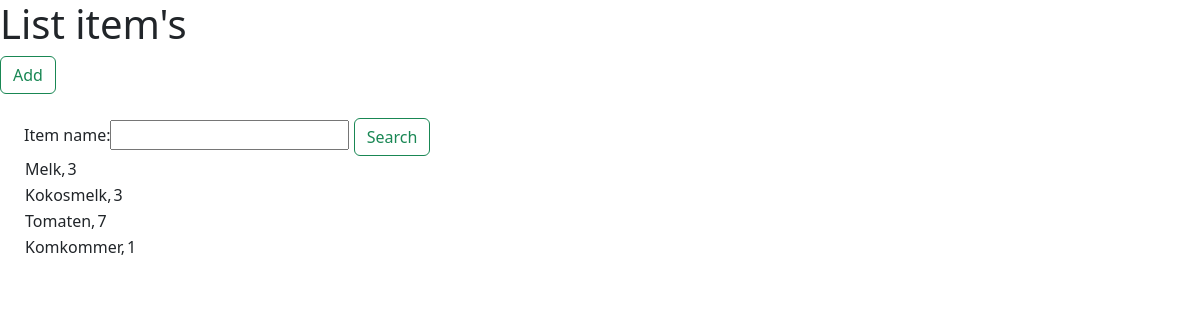
/list_items, run on an earlier commit of the app's database.
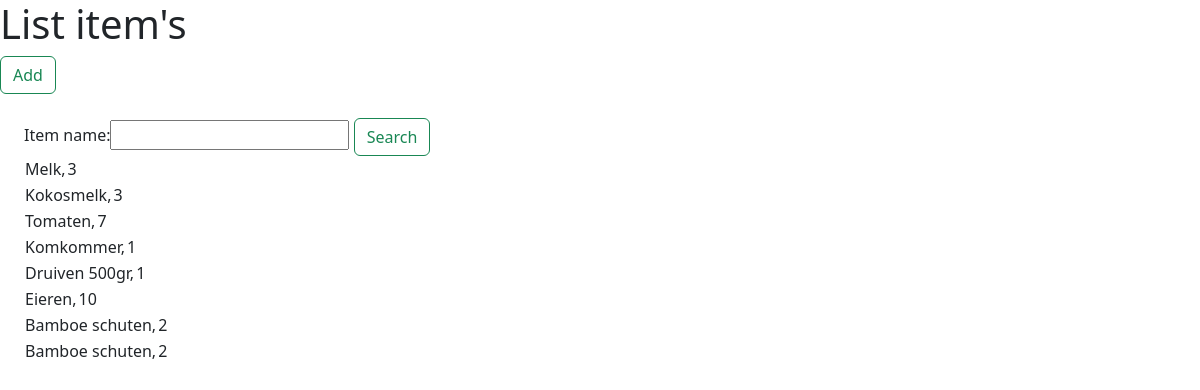
And on a later commit of the database.
### stockmgmgt/models.py (models this page shows)
class Stock(models.Model):
  category = models.CharField(max_length=50, blank=True, null=True)
  item_name = models.CharField(max_length=50, blank=True, null=True)
  quantity = models.IntegerField(default='0', blank=True, null=True)
  receive_quantity = models.IntegerField(default='0', blank=True, null=True)
  receive_by = models.CharField(max_length=50, blank=True, null=True)
  issue_quantity = models.IntegerField(default='0', blank=True, null=True)
  issue_by = models.CharField(max_length=50, blank=True, null=True)
  issue_to = models.CharField(max_length=50, blank=True, null=True)
  phone_number = models.CharField(max_length=50, blank=True, null=True)
  created_by = models.CharField(max_length=50, blank=True, null=True)
  reorder_level = models.IntegerField(default='0', blank=True, null=True)
  last_updated = models.DateTimeField(auto_now=False, auto_now_add=True)
  export_to_csv = models.BooleanField(default=False)

### stockmgmgt/views.py (the view)
# urls.py: path('list_items', views.list_items, name='list_items'),
def list_items (request):
  title = 'List of items'
  form = stockSearchForm(request.POST or None)
  queryset = Stock.objects.all()
  context = { "title": title,
              "queryset": queryset,
  }
  if request.method == 'POST':
      queryset = Stock.objects.filter(item_name__icontains=form['item_name'].value()
                    )
  context = {
  "form": form,
  "queryset": queryset,
  }
  return render(request, "list_items.html", context)

### stockmgmgt/forms.py
class stockSearchForm(forms.ModelForm):
  class Meta:
    model = Stock
    fields = ['item_name']

### stockmgmgt/templates/list_items.html (shortened to what this page needs)
{% load static %}
<!DOCTYPE html>
<html>
  <head>
<link href="https://cdn.jsdelivr.net/npm/bootstrap@5.2.1/dist/css/bootstrap.min.css" rel="stylesheet">
  </head>
<body>
<h1>List item's</h1>
  <button class="btn btn-outline-success my-2 my-sm-0" onclick="document.location='add_items'">Add</button>
  <form class="form-inline my-2 my-lg-0" method='post' action=''> {% csrf_token %}
    <main class="m-4 pb-5">
      {{form}}
 <button class="btn btn-outline-success my-2 my-sm-0" type="submit">
          Search
        </button></form>
      {% for instance in queryset %}
<table>
<tr><td>{{instance.item_name}},</td>
  <td>{{instance.quantity}}</td></tr></table>
  {% endfor %}
</body>
</html>

What changed in the data, as far as the page shows it:
added Stock: item_name "Druiven 500gr", quantity "1"
added Stock: item_name "Eieren", quantity "10"
added Stock: item_name "Bamboe schuten", quantity "2"
added Stock: item_name "Bamboe schuten", quantity "2"
